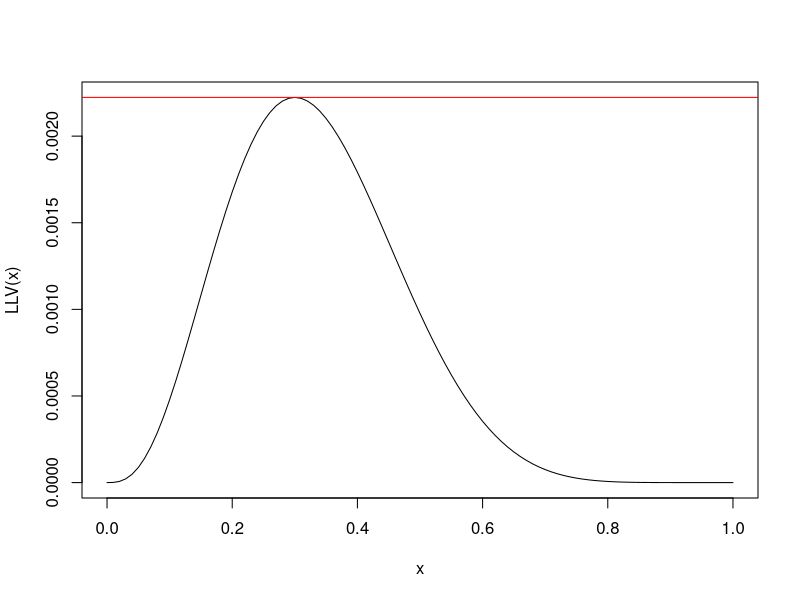
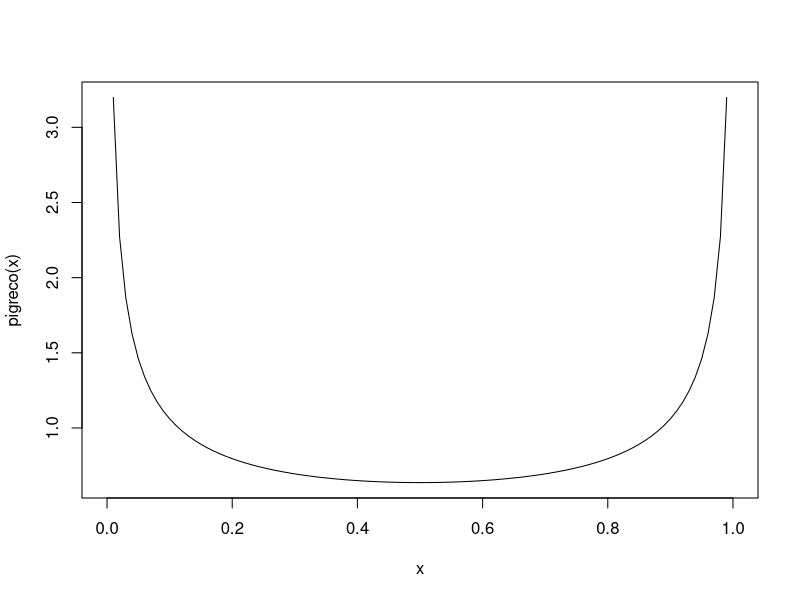
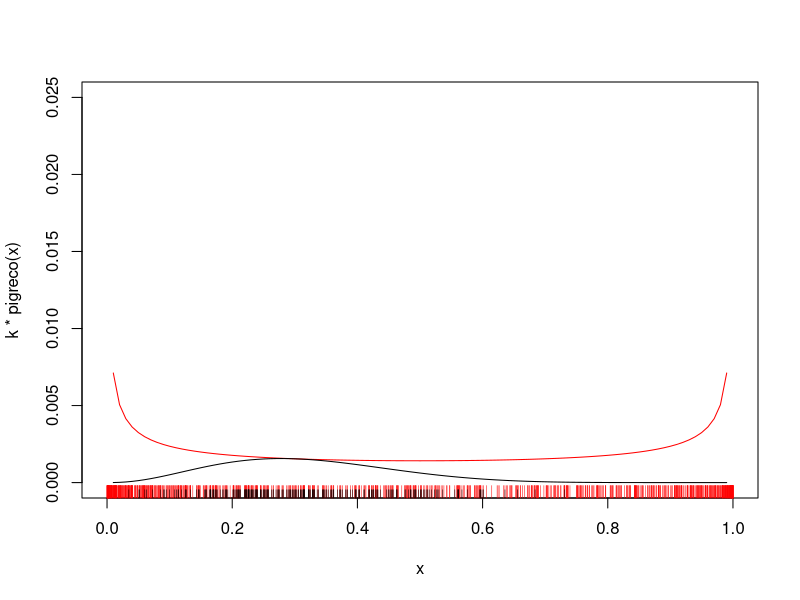
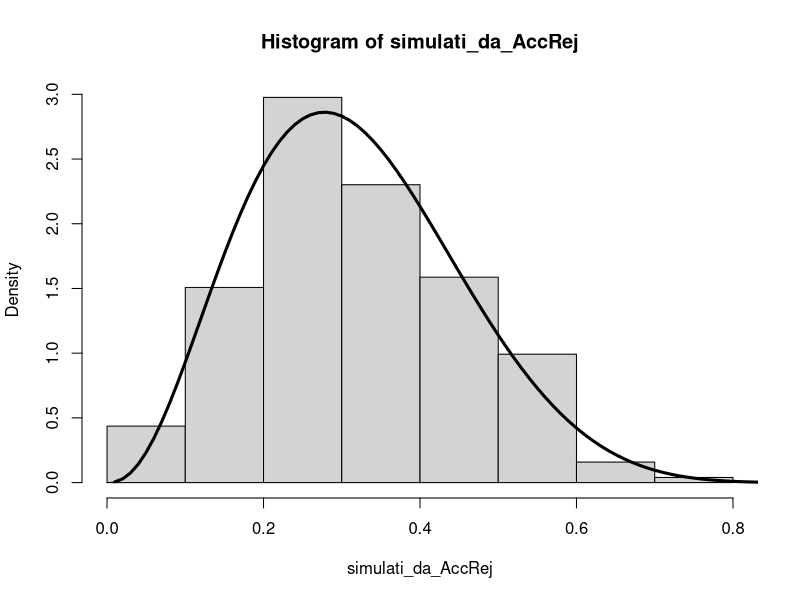

Generate these figures, in order, with R:
LL=function(theta){
  lik=theta^(sum(x))*(1-theta)^(n-sum(x))
  return(lik)
}
LLV=Vectorize(LL)
N=200
n=10
x=rbinom(n=10,size=1,prob=0.3)
thetac=sum(x)/length(x)
k=LLV(thetac)
curve(LLV(x),from=0,to=1)
abline(h=k,col="red")

pigreco=function(theta){
  dbeta(theta,0.5,0.5)
}
curve(pigreco(x),0,1)
curve(k*pigreco(x),from=0,to=1,col="red",ylim=c(0,0.025))
curve(LLV(x)*pigreco(x),0,1,col="black",add=TRUE)

proposal=rbeta(1000,shape1=0.5,shape2=0.5)
rug(proposal,col="red")
rapporto=LLV(proposal)*(pigreco(proposal))/(k*pigreco(proposal))
J=runif(length(proposal))
accepted_or_not=(J<=rapporto)
rug(proposal[accepted_or_not],col="black",0.02)
simulati_da_AccRej=proposal[accepted_or_not]
hist(simulati_da_AccRej,freq=FALSE)
s1=(0.5+sum(x))
s2=(0.5-sum(x)+length(x))
curve(dbeta(x,shape1=s1,shape2=s2),add=TRUE)
mx=beta(sum(x)+0.5,length(x)-sum(x)+0.5)/beta(0.5,0.5)
curve(LLV(x)*pigreco(x)/mx,0,1,col="black",add=TRUE,lwd=3)
mx/k